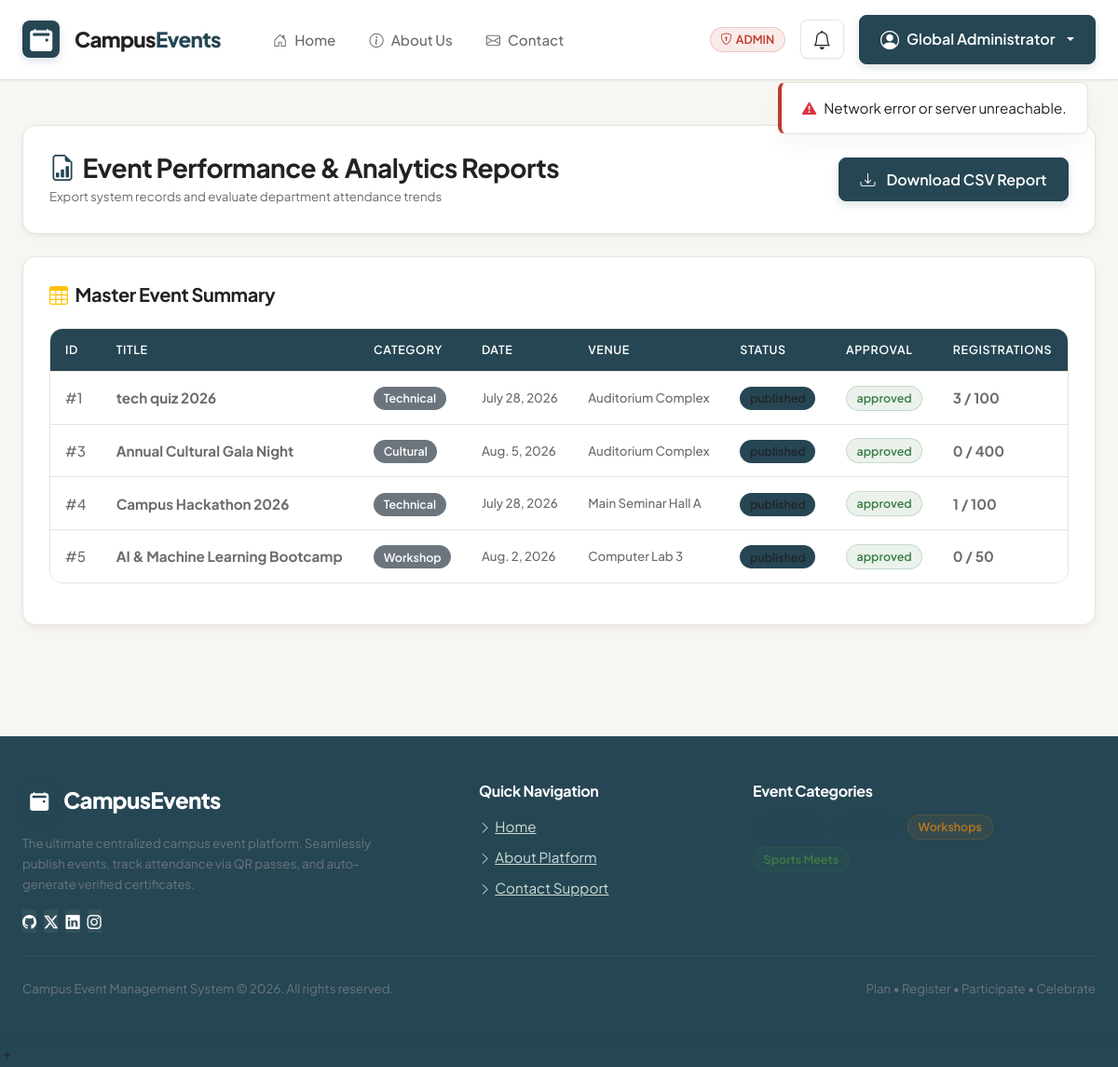
Screenshot of /reports/ (signed in) with the database file from the repository.
### events/models.py (models this page shows, shortened)
class CustomUser(AbstractUser):
    ROLE_CHOICES = (
        ('student', 'Student'),
        ('organizer', 'Organizer'),
        ('faculty', 'Faculty'),
        ('admin', 'Admin'),
    )
    role = models.CharField(max_length=20, choices=ROLE_CHOICES, default='student')
    phone = models.CharField(max_length=15, blank=True, null=True)
    roll_number = models.CharField(max_length=20, blank=True, null=True, unique=True)
    department = models.ForeignKey(Department, on_delete=models.SET_NULL, null=True, blank=True, related_name='users')
    club = models.ForeignKey(Club, on_delete=models.SET_NULL, null=True, blank=True, related_name='organizers')
    @property
    def full_name(self):
        full = f"{self.first_name} {self.last_name}".strip()
        return full if full else self.username

class Event(models.Model):
    STATUS_CHOICES = (
        ('draft', 'Draft'),
        ('published', 'Published'),
        ('completed', 'Completed'),
        ('cancelled', 'Cancelled'),
    )
    APPROVAL_CHOICES = (
        ('pending', 'Pending Approval'),
        ('approved', 'Approved'),
        ('rejected', 'Rejected'),
    )
    event_id = models.AutoField(primary_key=True)
    title = models.CharField(max_length=200)
    category = models.ForeignKey(Category, on_delete=models.CASCADE, related_name='events')
    description = models.TextField()
    venue = models.ForeignKey(Venue, on_delete=models.SET_NULL, null=True, blank=True, related_name='events')
    date = models.DateField()
    time = models.TimeField()
    deadline = models.DateTimeField()
    max_participants = models.PositiveIntegerField()
    banner_image = models.ImageField(upload_to='event_banners/', blank=True, null=True)
    certificate_template = models.ImageField(upload_to='certificate_templates/', blank=True, null=True)
    payment_scanner = models.ImageField(upload_to='payment_scanners/', blank=True, null=True)
    status = models.CharField(max_length=20, choices=STATUS_CHOICES, default='draft')
    approval_status = models.CharField(max_length=20, choices=APPROVAL_CHOICES, default='pending')
    organizer = models.ForeignKey(CustomUser, on_delete=models.CASCADE, related_name='organized_events')
    department = models.ForeignKey(Department, on_delete=models.SET_NULL, null=True, blank=True, related_name='events')
    club = models.ForeignKey(Club, on_delete=models.SET_NULL, null=True, blank=True, related_name='events')
    registration_fee = models.DecimalField(max_digits=8, decimal_places=2, default=0.00)
    skills_learned = models.CharField(max_length=300, blank=True, null=True, help_text="Comma-separated list of skills learned e.g. Python, AI, Leadership")

class Category(models.Model):
    name = models.CharField(max_length=50, unique=True)
    description = models.TextField(blank=True, null=True)
    class Meta:
        verbose_name_plural = "Categories"

class Venue(models.Model):
    venue_id = models.AutoField(primary_key=True)
    venue_name = models.CharField(max_length=100, unique=True)
    building = models.CharField(max_length=100)
    capacity = models.PositiveIntegerField(default=100)
    has_projector = models.BooleanField(default=True)
    is_available = models.BooleanField(default=True)

### events/views.py (the view)
# urls.py: path('reports/', views.reports_view, name='reports_page'),
@login_required
def reports_view(request):
    if request.user.role not in ['organizer', 'faculty', 'admin'] and not request.user.is_superuser:
        return redirect('home')
    analytics = get_dashboard_analytics()
    events = Event.objects.all()
    return render(request, 'events/reports.html', {
        'analytics': analytics,
        'events': events
    })

### events/templates/events/reports.html (shortened to what this page needs)
{% extends 'events/base.html' %}
{% load static %}
{% block content %}
<div class="row mb-4">
    <div class="col-12">
        <div class="glass-card d-flex justify-content-between align-items-center flex-wrap gap-3">
            <div>
                <h3 class="fw-bold text-white mb-1"><i class="bi bi-file-earmark-bar-graph text-info me-2"></i>Event Performance &amp; Analytics Reports</h3>
                <p class="text-muted small mb-0">Export system records and evaluate department attendance trends</p>
            </div>
            <div>
                <a href="/api/reports/csv/" class="btn btn-glass-primary"><i class="bi bi-download me-1"></i>Download CSV Report</a>
            </div>
        </div>
    </div>
</div>
<div class="row g-4">
    <div class="col-12">
        <div class="glass-card">
            <h5 class="fw-bold text-white mb-4"><i class="bi bi-table text-warning me-2"></i>Master Event Summary</h5>
            <div class="table-responsive">
                <table class="table table-dark table-hover align-middle">
                    <thead>
                        <tr>
                            <th>ID</th>
                            <th>Title</th>
                            <th>Category</th>
                            <th>Date</th>
                            <th>Venue</th>
                            <th>Status</th>
                            <th>Approval</th>
                            <th>Registrations</th>
                        </tr>
                    </thead>
                    <tbody>
                        {% for event in events %}
                            <tr>
                                <td>#{{ event.event_id }}</td>
                                <td class="fw-bold text-white">{{ event.title }}</td>
                                <td><span class="badge bg-secondary">{{ event.category.name }}</span></td>
                                <td class="small text-muted">{{ event.date }}</td>
                                <td class="small">{{ event.venue.venue_name|default:"TBA" }}</td>
                                <td><span class="badge bg-info text-dark">{{ event.status }}</span></td>
                                <td>
                                    <span class="badge {% if event.approval_status == 'approved' %}badge-approved{% else %}badge-pending{% endif %}">
                                        {{ event.approval_status }}
                                    </span>
                                </td>
                                <td class="fw-bold text-info">{{ event.registrations.count }} / {{ event.max_participants }}</td>
                            </tr>
                        {% endfor %}
                    </tbody>
                </table>
            </div>
        </div>
    </div>
</div>
{% endblock %}

### events/templates/events/base.html (shortened to what this page needs)
{% load static %}
<!DOCTYPE html>
<html lang="en">
<head>
    <link href="https://cdn.jsdelivr.net/npm/bootstrap@5.3.2/dist/css/bootstrap.min.css" rel="stylesheet">
    <link rel="stylesheet" href="https://cdn.jsdelivr.net/npm/bootstrap-icons@1.11.1/font/bootstrap-icons.css">
    <link rel="stylesheet" href="{% static 'css/style.css' %}">
</head>
<body>
    <nav class="navbar navbar-expand-lg navbar-dark glass-navbar sticky-top py-3" id="mainNavbar">
        <div class="container-xxl px-4">
            <a class="navbar-brand d-flex align-items-center gap-3 text-white" href="{% url 'home' %}">
                <div class="brand-icon-box">
                    <i class="bi bi-calendar2-event-fill fs-4"></i>
                </div>
                <span>Campus<span style="color: var(--color-primary);">Events</span></span>
            </a>
            <div class="collapse navbar-collapse" id="navbarMain">
                <ul class="navbar-nav me-auto mb-2 mb-lg-0 ms-lg-4 gap-1">
                    <li class="nav-item"><a class="nav-link text-white" href="{% url 'home' %}"><i class="bi bi-house-door me-2"></i>Home</a></li>
                    <li class="nav-item"><a class="nav-link" href="{% url 'about' %}"><i class="bi bi-info-circle me-2"></i>About Us</a></li>
                    <li class="nav-item"><a class="nav-link" href="{% url 'contact' %}"><i class="bi bi-envelope me-2"></i>Contact</a></li>
                </ul>
                <div class="d-flex align-items-center gap-3">
                    {% if request.user.is_authenticated %}
                        <span class="badge {% if request.user.role == 'admin' %}badge-rejected{% elif request.user.role == 'faculty' %}badge-pending{% else %}badge-approved{% endif %} text-uppercase px-3 py-2">
                            <i class="bi bi-shield-lock me-1"></i>{{ request.user.role }}
                        </span>
                        <div class="dropdown">
                            <button class="btn btn-glass-secondary rounded-circle position-relative p-2" type="button" data-bs-toggle="dropdown" aria-expanded="false" aria-label="Notifications" style="width:42px; height:42px;">
                                <i class="bi bi-bell text-white fs-5"></i>
                            </button>
                        </div>
                        <div class="dropdown">
                            <button class="btn btn-glass-primary dropdown-toggle d-flex align-items-center gap-2 px-3 py-2" type="button" data-bs-toggle="dropdown">
                                <i class="bi bi-person-circle fs-5"></i>
                                <span>{{ request.user.full_name }}</span>
                            </button>
                        </div>
                    {% else %}
                        <a href="{% url 'login_page' %}" class="btn btn-glass-secondary px-4"><i class="bi bi-box-arrow-in-right me-1"></i>Sign In</a>
                        <a href="{% url 'register_page' %}" class="btn btn-glass-primary px-4"><i class="bi bi-person-plus me-1"></i>Register</a>
                    {% endif %}
                </div>
            </div>
        </div>
    </nav>
    <main class="container-xxl px-4 py-5" style="min-height: 82vh;">
        {% block content %}{% endblock %}
    </main>
    <footer class="footer-glass py-5 mt-5 border-top border-secondary">
        <div class="container-xxl px-4">
            <div class="row g-4 mb-4">
                <div class="col-12 col-md-5">
                    <a class="navbar-brand d-flex align-items-center gap-2 text-white mb-3" href="{% url 'home' %}">
                        <div class="brand-icon-box" style="width:36px; height:36px;">
                            <i class="bi bi-calendar2-event-fill fs-5"></i>
                        </div>
                        <span class="fs-4">Campus<span style="color: var(--color-primary);">Events</span></span>
                    </a>
                    <p class="text-secondary small mb-3" style="max-width: 380px;">
                        The ultimate centralized campus event platform. Seamlessly publish events, track attendance via QR passes, and auto-generate verified certificates.
                    </p>
                    <div class="d-flex gap-2">
                        <a href="#" class="social-icon-btn" aria-label="Github"><i class="bi bi-github"></i></a>
                        <a href="#" class="social-icon-btn" aria-label="Twitter"><i class="bi bi-twitter-x"></i></a>
                        <a href="#" class="social-icon-btn" aria-label="Linkedin"><i class="bi bi-linkedin"></i></a>
                        <a href="#" class="social-icon-btn" aria-label="Instagram"><i class="bi bi-instagram"></i></a>
                    </div>
                </div>
                <div class="col-6 col-md-3">
                    <h6 class="fw-bold text-white mb-3">Quick Navigation</h6>
                    <ul class="list-unstyled space-y-2 mb-0">
                        <li class="mb-2"><a href="{% url 'home' %}" class="footer-link"><i class="bi bi-chevron-right me-1 small"></i>Home</a></li>
                        <li class="mb-2"><a href="{% url 'about' %}" class="footer-link"><i class="bi bi-chevron-right me-1 small"></i>About Platform</a></li>
                        <li class="mb-2"><a href="{% url 'contact' %}" class="footer-link"><i class="bi bi-chevron-right me-1 small"></i>Contact Support</a></li>
                    </ul>
                </div>
                <div class="col-6 col-md-4">
                    <h6 class="fw-bold text-white mb-3">Event Categories</h6>
                    <div class="d-flex flex-wrap gap-2">
                        <span class="badge badge-indigo-glass">Technical</span>
                        <span class="badge badge-info-glass">Cultural</span>
                        <span class="badge badge-warning-glass">Workshops</span>
                        <span class="badge badge-success-glass">Sports Meets</span>
                    </div>
                </div>
            </div>
            <div class="pt-4 border-top border-secondary border-opacity-25 d-flex flex-column flex-sm-row justify-content-between align-items-center gap-2">
                <small class="text-secondary">Campus Event Management System &copy; 2026. All rights reserved.</small>
                <small class="text-secondary">Plan &bull; Register &bull; Participate &bull; Celebrate</small>
            </div>
        </div>
    </footer>
    <div id="scrollTopBtn" onclick="scrollToTop()" title="Scroll to Top" aria-label="Scroll to top">
        <i class="bi bi-arrow-up-short"></i>
    </div>
</body>
</html>

### rows the page displays
CustomUser: user.role "ADMIN", user.full_name "Global Administrator"
Event: event_id "1", title "tech quiz 2026", category.name "Technical", date "July 28, 2026", venue.venue_name "Auditorium Complex", status "published", approval_status "approved", registrations.count "3", max_participants "100"
Event: event_id "3", title "Annual Cultural Gala Night", category.name "Cultural", date "Aug. 5, 2026", venue.venue_name "Auditorium Complex", status "published", approval_status "approved", registrations.count "0", max_participants "400"
Event: event_id "4", title "Campus Hackathon 2026", category.name "Technical", date "July 28, 2026", venue.venue_name "Main Seminar Hall A", status "published", approval_status "approved", registrations.count "1", max_participants "100"
Event: event_id "5", title "AI & Machine Learning Bootcamp", category.name "Workshop", date "Aug. 2, 2026", venue.venue_name "Computer Lab 3", status "published", approval_status "approved", registrations.count "0", max_participants "50"
